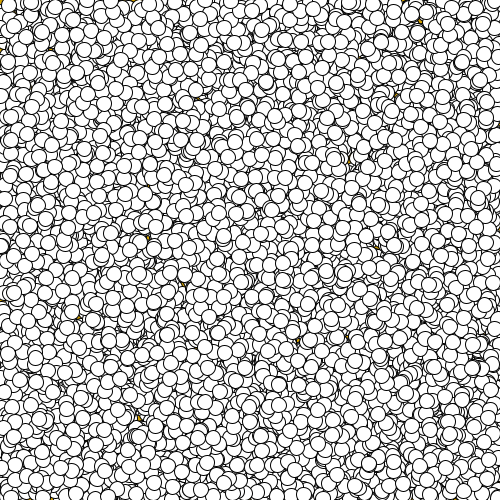
Frame 1 (no input)
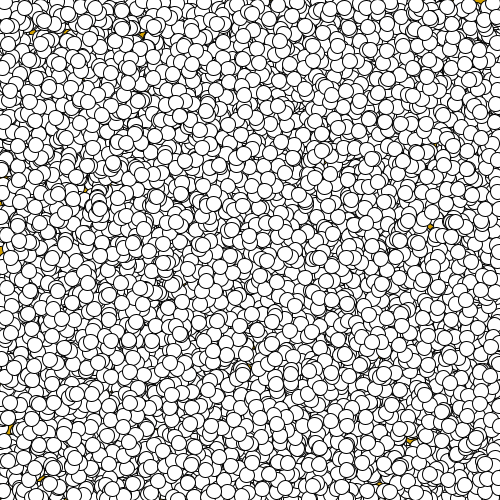
Frame 60 (the mouse pressed at the canvas centre just before this capture)
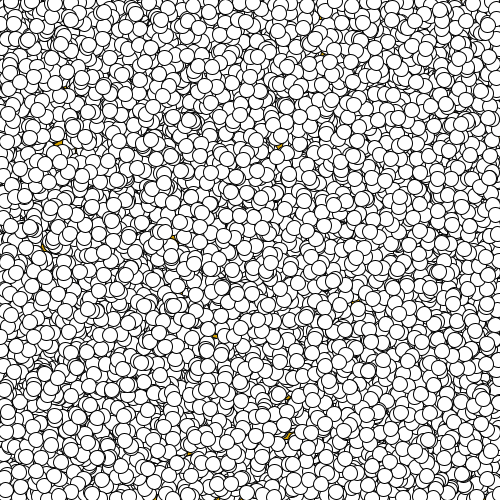
Frame 120 (the mouse held since frame 60 and released just before this capture)

The Processing sketch that drew these frames (run headless with seeded random() and noise(); from frame 60 on, the mouse is pressed at the canvas centre):

// Processing sketch: translate5000
// ── translate5000.pde
void setup() {
  size(500, 500);
}

void draw() {
  background(210, 160, 0);
  long before = System.currentTimeMillis();
  translate(5000, 5000);
  for(int i = 0; i < 10000; i++) {
    ellipse(random(width) - 5000, random(height) - 5000, 15, 15);
  }
  long after = System.currentTimeMillis();
  println(frameCount+"-- "+(after-before));
}
